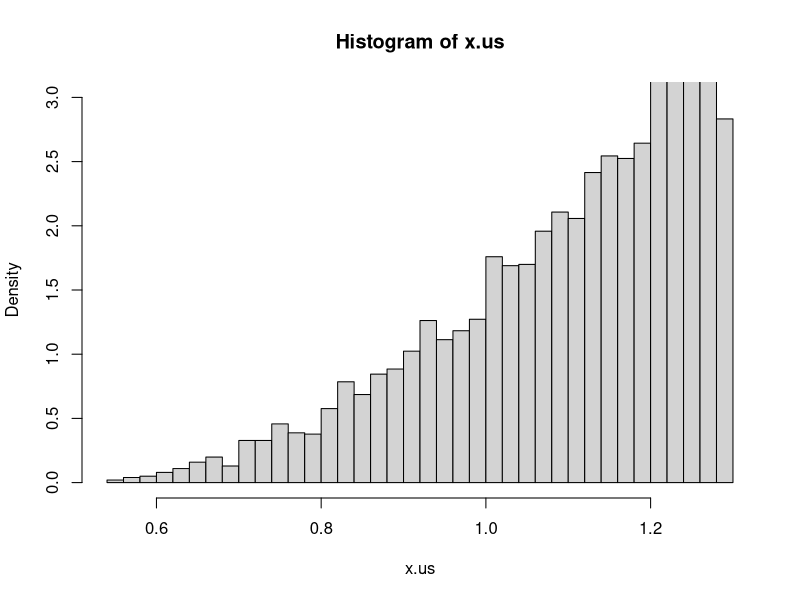

Here is the R script that generated this plot:
## ---- chunk 1
knitr::opts_chunk$set(echo = TRUE)
## ---- chunk 2
set.seed(1712)

pUs <- function(x) 4*(x - 0.5)**3 + 0.5

qUs <-function(p) (p - 0.5)**(1/3) + 0.5

dUs <- function(x) 12*(x-0.5)**2

dUs(c(0,0.5,1))
pUs(c(0,0.5,1))
qUs(c(0,0.5,1))

qUs2 <- function(x) (as.complex(x - 0.5))**(1/3)
qUs2(c(0,0.5,1))


qUs <- function(p) ((sign(p - 0.5)*abs(p - 0.5))^(1/3) + 0.5)

qUs(c(0, 0.5, 1))
## ---- chunk 3
set.seed(1712)

u <- runif(1E4)

x.us <- qUs(u)

hist(x.us, freq = F, breaks = 50, ylim = c(0,3))

t.test(x.us, mu = 0.5)

qUs(c(0.25,0.5,0.75))
## ---- chunk 4
qUs <- function(p) ((sign(p - 0.5)*abs(p - 0.5))^(1/3) + 0.5)

### deveria ser

qUs <- function(p) return(sign(p-0.5)*(abs(p/4 - 0.125))^(1/3) + 0.5)
